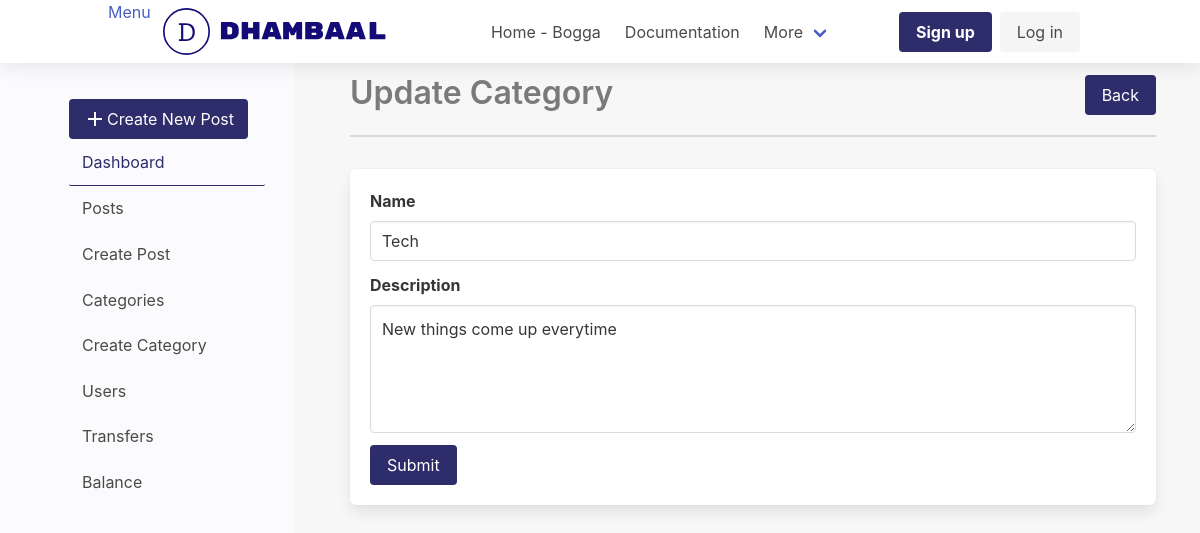
The app's page /dashboard/category/1/update/, older data.
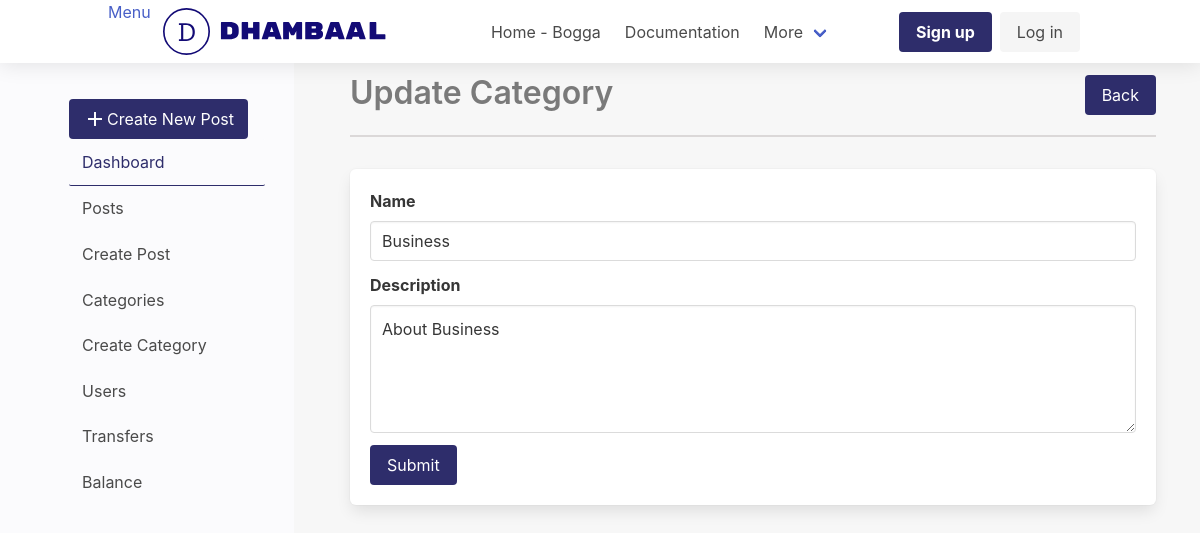
The same page, newer data.
### app/dashboard/models/category.py (models this page shows, shortened)
@dataclass
class Category(db.Model):
    __name__ = "category"
    id: int = db.Column(db.Integer, nullable=False, primary_key=True)
    name: str = db.Column(db.String(80), nullable=False, unique=True)
    description: str = db.Column(db.Text)
    created_at: datetime = db.Column(
        db.DateTime, nullable=False, default=datetime.utcnow)
    modified_at: datetime = db.Column(
        db.DateTime, nullable=False, default=datetime.utcnow, onupdate=datetime.utcnow)

### app/dashboard/dashboard.py (the view)
@dashboard_bp.route('/category/<int:id>/update/', methods=['GET', 'POST'])
def update_category(id):
    category = Category.query.get_or_404(id)
    form = CategoryForm()
    if form.validate_on_submit():
        category.name = form.name.data
        category.description = form.description.data
        category.save()
        flash("Category Updated Sucessfully", 'is-success')
        return redirect(url_for('dashboard.get_categories'))
    elif request.method == 'GET':
        form.name.data = category.name
        form.description.data = category.description
    return render_template("categories/create_update.html", title="Update Category", form=form)

### app/dashboard/forms/category_form.py
class CategoryForm(FlaskForm):
    name = StringField('Name', validators=[
                       DataRequired(), length(min=3, max=20)])
    description = TextAreaField('Description')
    submit = SubmitField("Submit")

### app/dashboard/templates/categories/create_update.html (shortened to what this page needs)
{% extends 'layout/base.html'%} {% block content%}
{% from 'macro.html' import section_heading with context %}
{{section_heading(title=title,link='dashboard.get_categories',btn_text="Back")}}
{% from 'macro.html' import form_input with context %}
<form method="POST" class="box">
  {{form_input(input=form.name,label=form.name.label,type="input",errors=form.name.errors)}}
  {{form_input(input=form.description,label=form.description.label,type="textarea",errors=form.description.errors)}}
  {{form.submit(class="button is-primary")}}
</form>
{% endblock content %}

### app/dashboard/templates/macro.html
{% macro section_heading(title="Section
Title",link="dashboard.posts",btn_text="Add") %}
<div class="section-heading">
  <h1 class="title is-3 has-text-grey">{{title}}</h1>
  <a class="button is-primary left" href="{{url_for(link)}}">{{btn_text}}</a>
</div>
{% endmacro %}
{% macro form_input(input=None,label=None,type="input",errors=None) %}
<div class="field">
  {{label(class="label")}} {%if errors%} {%for error in errors %}
  <div class="control">
    {{input(class=type+" is-danger")}}
    <div class="has-text-weight-light has-text-danger">{{error}}</div>
  </div>
  {%endfor%}
  {%else%}
  <div class="control">{{input(class=type)}}</div>
  {%endif%}
</div>
{% endmacro %}

Row changes from the older to the newer data that the page shows:
changed Category: name "Tech" → "Business"; description "New things come up everytime" → "About Business"
